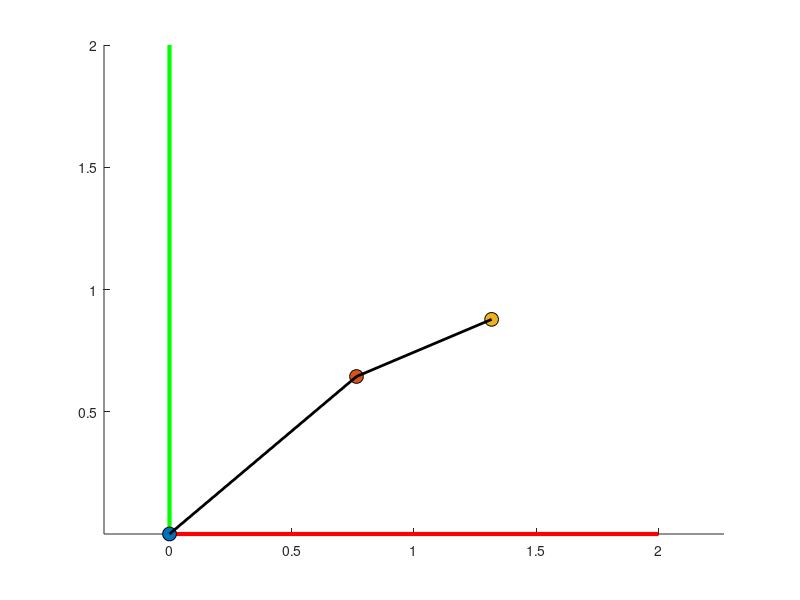

MATLAB code for this plot:
close all
clear
clf

%%
thetafin1 = pi/4;
l1 = 1;
l2 = 0.6;
thetafin2 = -pi/8;

for theta1 = 0:0.1:thetafin1
clf
% DIBUJANDO EJES PRINCIPALES
line([0 2], [0 0], [0 0], 'Color', 'red', 'LineWidth', 3);
line([0 0], [0 2], [0 0], 'Color', 'green', 'LineWidth', 3);
axis equal
hold on

% DIBUJANDO ARTICULACIONES
% Primera articulación
joint_1 = [0 0]';
scatter(joint_1(1), joint_1(2), 100, 'filled', "blue", 'MarkerEdgeColor', 'black')
l1x = l1*cos(theta1);
l1y = l1*sin(theta1);

% Segunda articulación
joint_2 = [l1x l1y]';
scatter(joint_2(1), joint_2(2), 100, 'filled', "red", 'MarkerEdgeColor', 'black')

l2x = l2*cos(theta1);
l2y = l2*sin(theta1);

EFx = l1x + l2x;
EFy = l1y + l2y;
EF = [EFx EFy]';

%Punto final
scatter(EF(1), EF(2), 100, 'filled', "m", 'MarkerEdgeColor', 'black')

% DIBUJANDO ESLABONES
line([joint_1(1) joint_2(1)], [joint_1(2) joint_2(2)], [0 0], 'Color', 'black', 'LineWidth', 2)
line([joint_2(1) EF(1)], [joint_2(2) EF(2)], [0 0],'Color', 'black', 'LineWidth', 2)

    pause(0.1)
end

for theta2 = 0:-0.1:thetafin2
clf

%% DIBUJANDO EJES PRINCIPALES
line([0 2], [0 0], [0 0], 'Color', 'red', 'LineWidth', 3);
line([0 0], [0 2], [0 0], 'Color', 'green', 'LineWidth', 3);
axis equal
hold on

%% DIBUJANDO ARTICULACIONES
% Primera articulación
joint_1 = [0 0]';
scatter(joint_1(1), joint_1(2), 100, 'filled', "blue", 'MarkerEdgeColor', 'black')
l1x = l1*cos(theta1);
l1y = l1*sin(theta1);

% Segunda articulación
joint_2 = [l1x l1y]';
scatter(joint_2(1), joint_2(2), 100, 'filled',"red", 'MarkerEdgeColor', 'black')
l2x = l2*cos(theta1 + theta2);
l2y = l2*sin(theta1 + theta2);

EFx = l1x + l2x;
EFy = l1y + l2y;
EF = [EFx EFy]';

%Punto final
scatter(EF(1), EF(2), 100, 'filled', "m", 'MarkerEdgeColor', 'black')

%% DIBUJANDO ESLABONES
line([joint_1(1) joint_2(1)], [joint_1(2) joint_2(2)], [0 0], 'Color', 'black', 'LineWidth', 2)
line([joint_2(1) EF(1)], [joint_2(2) EF(2)], [0 0],'Color', 'black', 'LineWidth', 2)
    pause(0.1)
    
end
